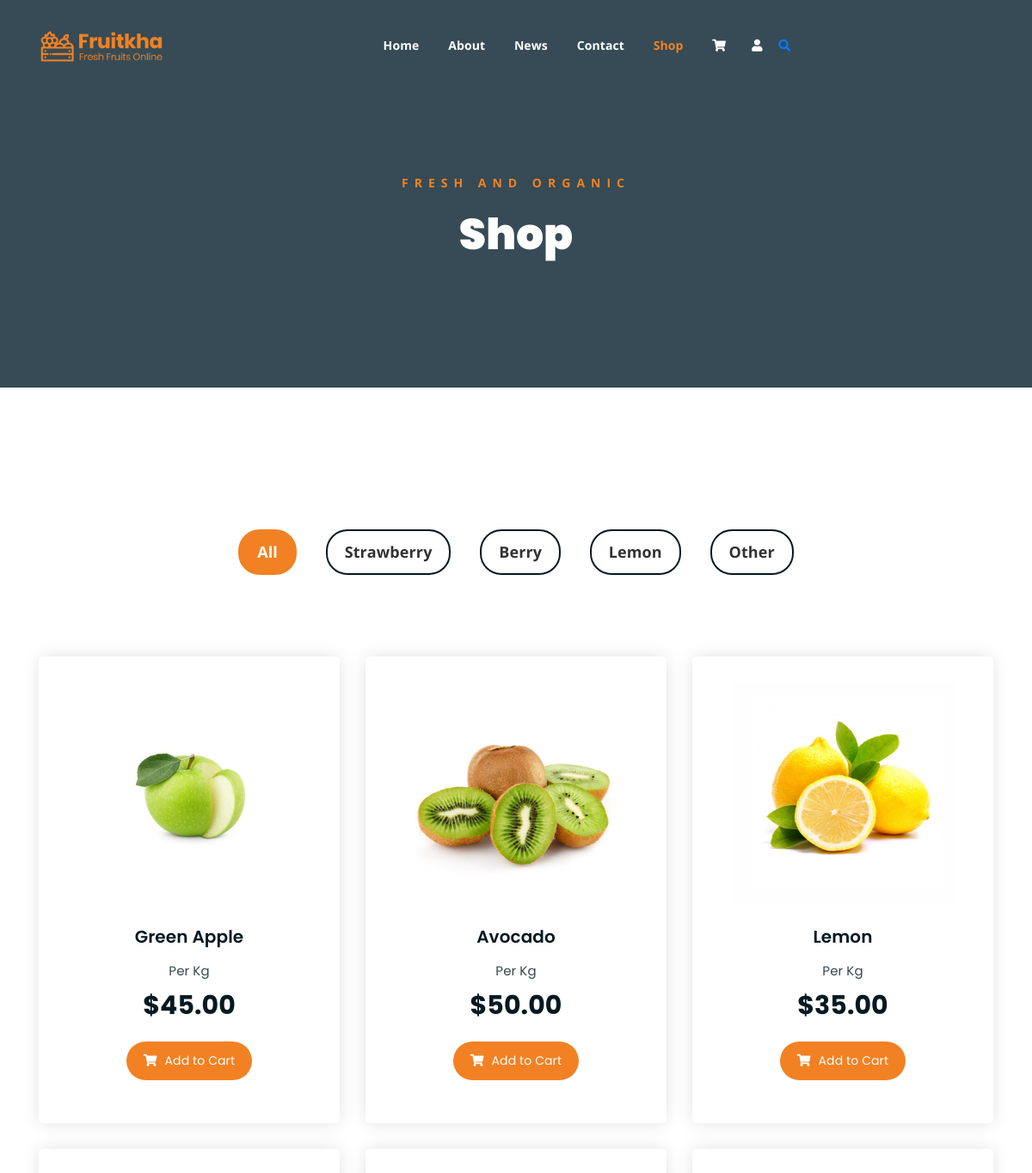
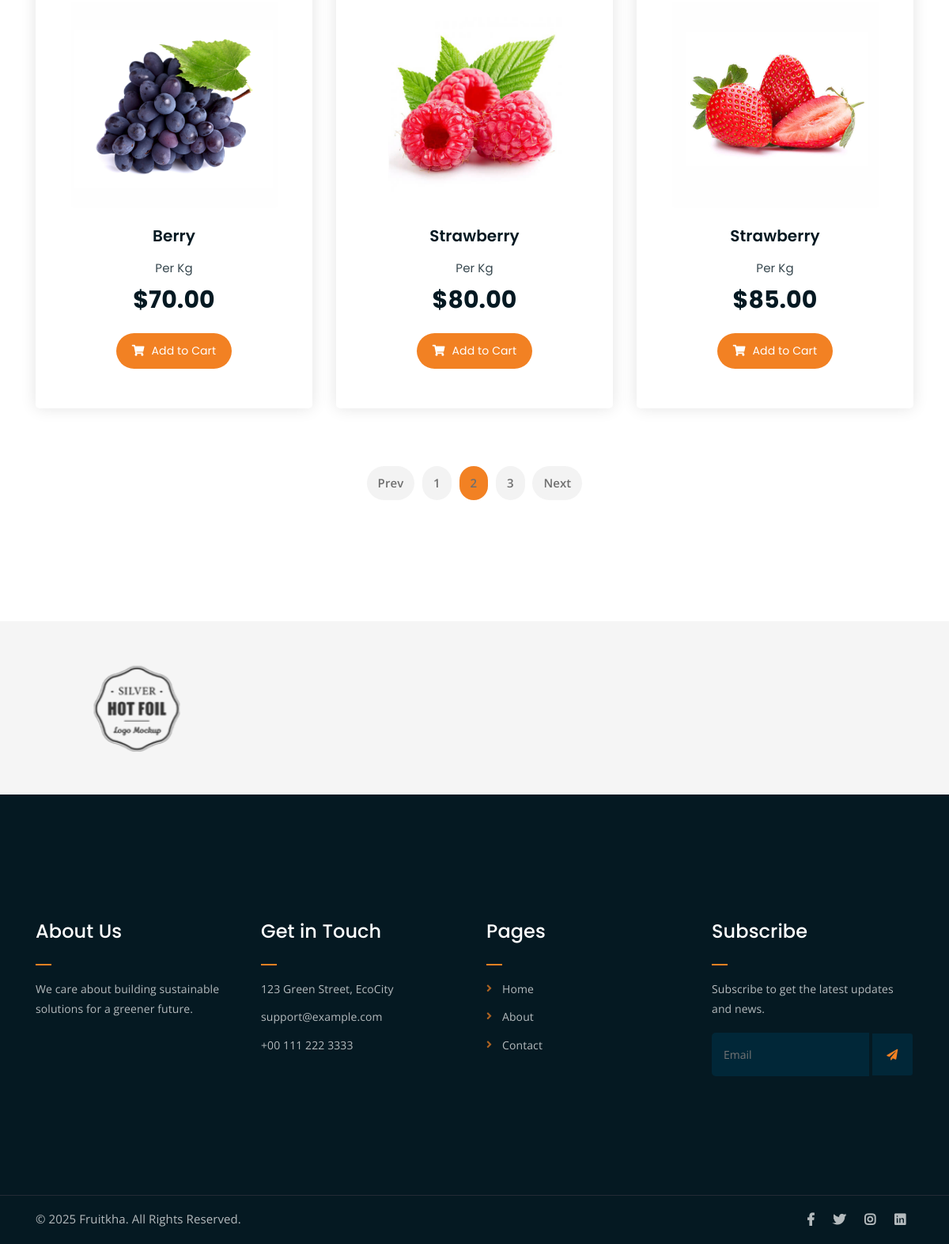
The app's page /shop/ with its own data (2 pictures, top to bottom).
### app1/models.py (models this page shows, shortened)
class Product(models.Model):
    CATEGORY_CHOICES = [
        ('strawberry', 'Strawberry'),
        ('berry', 'Berry'),
        ('lemon', 'Lemon'),
        ('other', 'Other'),
    ]
    name = models.CharField(max_length=100)
    description = models.TextField()
    price = models.DecimalField(max_digits=10, decimal_places=2)
    category = models.CharField(max_length=20, choices=CATEGORY_CHOICES)
    image = models.ImageField(upload_to='products/')
    created_at = models.DateTimeField(auto_now_add=True)
    updated_at = models.DateTimeField(auto_now=True)
    class Meta:
        ordering = ['-created_at']

### app1/views.py (the view)
# urls.py: path('shop/', views.shop, name='shop'),
def shop(request):
    products = Product.objects.all()
    categories = dict(Product.CATEGORY_CHOICES)
    context = {
        'products': products,
        'categories': categories,
    }
    return render(request, 'shop.html', context)

### app1/static/templates/shop.html (shortened to what this page needs)
{% extends 'base.html' %}
{% load static %}
{% block content %}
    <div class="breadcrumb-section breadcrumb-bg">
        <div class="container">
            <div class="row">
                <div class="col-lg-8 offset-lg-2 text-center">
                    <div class="breadcrumb-text">
                        <p>Fresh and Organic</p>
                        <h1>Shop</h1>
                    </div>
                </div>
            </div>
        </div>
    </div>
        <div class="product-section mt-150 mb-150">
            <div class="container">
                <div class="row">
                    <div class="col-md-12">
                        <div class="product-filters">
                            <ul>
                                <li class="active" data-filter="*">All</li>
                                {% for value, label in categories.items %}
                                    <li data-filter=".{{ value }}">{{ label }}</li>
                                {% endfor %}
                            </ul>
                        </div>
                    </div>
                </div>
                <div class="row product-lists">
                    {% for product in products %}
                    <div class="col-lg-4 col-md-6 text-center {{ product.category }}">
                        <div class="single-product-item">
                            <div class="product-image">
                                <a href="{% url 'product_detail' product.id %}">
                                <img src="{{ product.image.url }}" alt="{{ product.name }}">
                            </a>
                            </div>
                            <h3>{{ product.name }}</h3>
                            <p class="product-price">
                                <span>Per Kg</span>
                                {% if product.discount_price %}
                                    <span class="original-price">${{ product.price }}</span>
                                    ${{ product.discount_price }}
                                {% else %}
                                    ${{ product.price }}
                                {% endif %}
                            </p>
                            <a href="{% url 'cart' %}" class="cart-btn">
                                <i class="fas fa-shopping-cart"></i> Add to Cart
                            </a>
                        </div>
                    </div>
                    {% endfor %}
                </div>
                <div class="row">
                    <div class="col-lg-12 text-center">
                        <div class="pagination-wrap">
                            <ul>
                                <li><a href="#">Prev</a></li>
                                <li><a href="#">1</a></li>
                                <li><a class="active" href="#">2</a></li>
                                <li><a href="#">3</a></li>
                                <li><a href="#">Next</a></li>
                            </ul>
                        </div>
                    </div>
                </div>
            </div>
        </div>
    <div class="logo-carousel-section">
        <div class="container">
            <div class="row">
                <div class="col-lg-12">
                    <div class="logo-carousel-inner">
                        <div class="single-logo-item">
                            <img src="{% static 'assets/img/company-logos/1.png' %}" alt="Partner Logo">
                        </div>
                    </div>
                </div>
            </div>
        </div>
    </div>
{% endblock %}

### app1/static/assets/css/main.css (style rules this page uses)
html { font-size: 14px; font-weight: 400; line-height: 28px; height: 100%; }
body { font-family: "Open Sans", sans-serif; font-weight: 400; font-size: 1rem; letter-spacing: 0.1px; line-height: 1.8; color: #051922; overflow-x: hidden; }
body img { max-width: 100%; }
a { cursor: pointer; text-decoration: none; -webkit-transition: all 0.2s ease-in-out; -o-transition: all 0.2s ease-in-out; transition: all 0.2s ease-in-out; }
h1, .h1, h2, .h2, h3, .h3, h4, .h4, h5, .h5, h6, .h6 { font-family: "Poppins", sans-serif; font-weight: 700; margin: 0 0 1.25rem 0; color: #051922; }
h1:last-child, .h1:last-child, h2:last-child, .h2:last-child, h3:last-child, .h3:last-child, h4:last-child, .h4:last-child, h5:last-child, .h5:last-child, h6:last-child, .h6:last-child { margin: 0; }
h1, .h1 { font-size: 4rem; font-weight: 700; line-height: 4rem; }
h3, .h3 { font-size: 2rem; font-weight: 700; line-height: 2.25rem; }
p { font-family: "Open Sans", sans-serif; font-weight: 400; font-size: 1rem; letter-spacing: 0.1px; line-height: 1.8; color: #051922; margin: 0 0 1.25rem 0; }
.mt-150 { margin-top: 150px; }
.mb-150 { margin-bottom: 150px; }
a.boxed-btn, a.bordered-btn, a.cart-btn { border-radius: 50px; }
.breadcrumb-bg { background-image: url(../img/breadcrumb-bg.jpg); }
.breadcrumb-text p { color: #F28123; font-weight: 700; text-transform: uppercase; letter-spacing: 7px; }
.breadcrumb-text h1 { font-size: 50px; font-weight: 900; color: #fff; margin: 0; margin-top: 20px; }
.breadcrumb-section { padding: 150px 0; background-size: cover; background-position: center center; position: relative; z-index: 1; background-attachment: fixed; padding-top: 200px; }
.breadcrumb-section:after { position: absolute; left: 0; top: 0; width: 100%; height: 100%; content: ""; background-color: #07212e; z-index: -1; opacity: 0.8; }
.single-logo-item img { max-width: 180px; margin: 0 auto; }
.logo-carousel-section { background-color: #f5f5f5; padding: 50px 0; }
.single-logo-item { -webkit-transition: 0.3s; -o-transition: 0.3s; transition: 0.3s; }
.pagination-wrap ul li a { -webkit-transition: 0.3s; -o-transition: 0.3s; transition: 0.3s; }
.product-image img { -webkit-transition: 0.3s; -o-transition: 0.3s; transition: 0.3s; }
a.cart-btn { -webkit-transition: 0.3s; -o-transition: 0.3s; transition: 0.3s; }
.single-product-item { -webkit-transition: 0.3s; -o-transition: 0.3s; transition: 0.3s; }
html, body { height: 100%; }
.pagination-wrap { margin-top: 40px; }
.pagination-wrap ul { margin: 0; padding: 0; list-style: none; }
.pagination-wrap ul li { display: inline-block; }
.pagination-wrap ul li a { color: #6f6f6f; font-size: 15px; background-color: #f3f3f3; display: inline-block; padding: 8px 14px; border-radius: 5px; margin: 3px; font-weight: 600; border-radius: 50px; }
.pagination-wrap ul li a.active { background-color: #F28123; }
.product-filters { margin-bottom: 80px; }
.product-filters ul { margin: 0; padding: 0; list-style: none; text-align: center; }
.product-filters ul li { display: inline-block; font-weight: 700; font-size: 18px; margin: 15px; border: 2px solid #051922; color: #323232; cursor: pointer; padding: 8px 20px; border-radius: 25px; }
.product-filters ul li.active { border: 2px solid #F28123; background-color: #F28123; color: #fff; }
.single-product-item { margin-bottom: 30px; }
.product-image { padding: 30px; padding-bottom: 0; }
.product-image img { width: 90%; border-radius: 5px; margin-bottom: 20px; }
.single-product-item h3 { font-size: 20px; font-weight: 600; margin-bottom: 10px; }
p.product-price { font-family: 'Poppins', sans-serif; font-size: 30px; font-weight: 700; margin-bottom: 15px; }
p.product-price span { display: block; opacity: 0.8; font-size: 15px; font-weight: 400; }
a.cart-btn { font-family: 'Poppins', sans-serif; display: inline-block; background-color: #F28123; color: #fff; padding: 10px 20px; }
a.cart-btn i { margin-right: 5px; }
.single-product-item { -webkit-box-shadow: 0 0 20px #e4e4e4; box-shadow: 0 0 20px #e4e4e4; padding-bottom: 50px; border-radius: 5px; }

### records on screen
Product: image (picture), name "Green Apple", price "45.00"
Product: image (picture), name "Avocado", price "50.00"
Product: image (picture), name "Lemon", price "35.00"
Product: image (picture), name "Berry", price "70.00"
Product: image (picture), name "Strawberry", price "80.00"
Product: image (picture), name "Strawberry", price "85.00"

### other values on screen
{{ label }} "Strawberry" "Berry" "Lemon" "Other"
